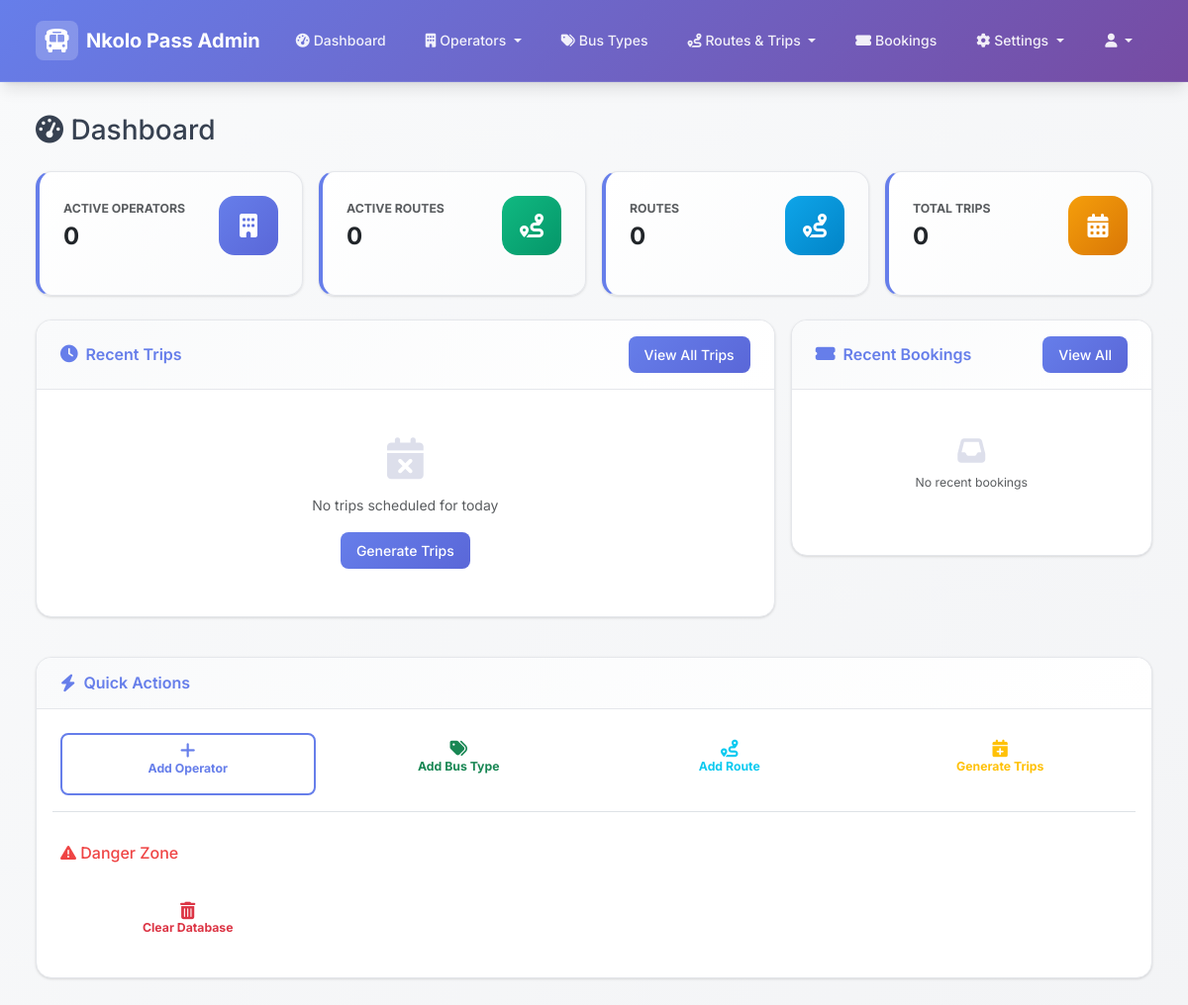
The app's page /admin/dashboard (signed in), older data.
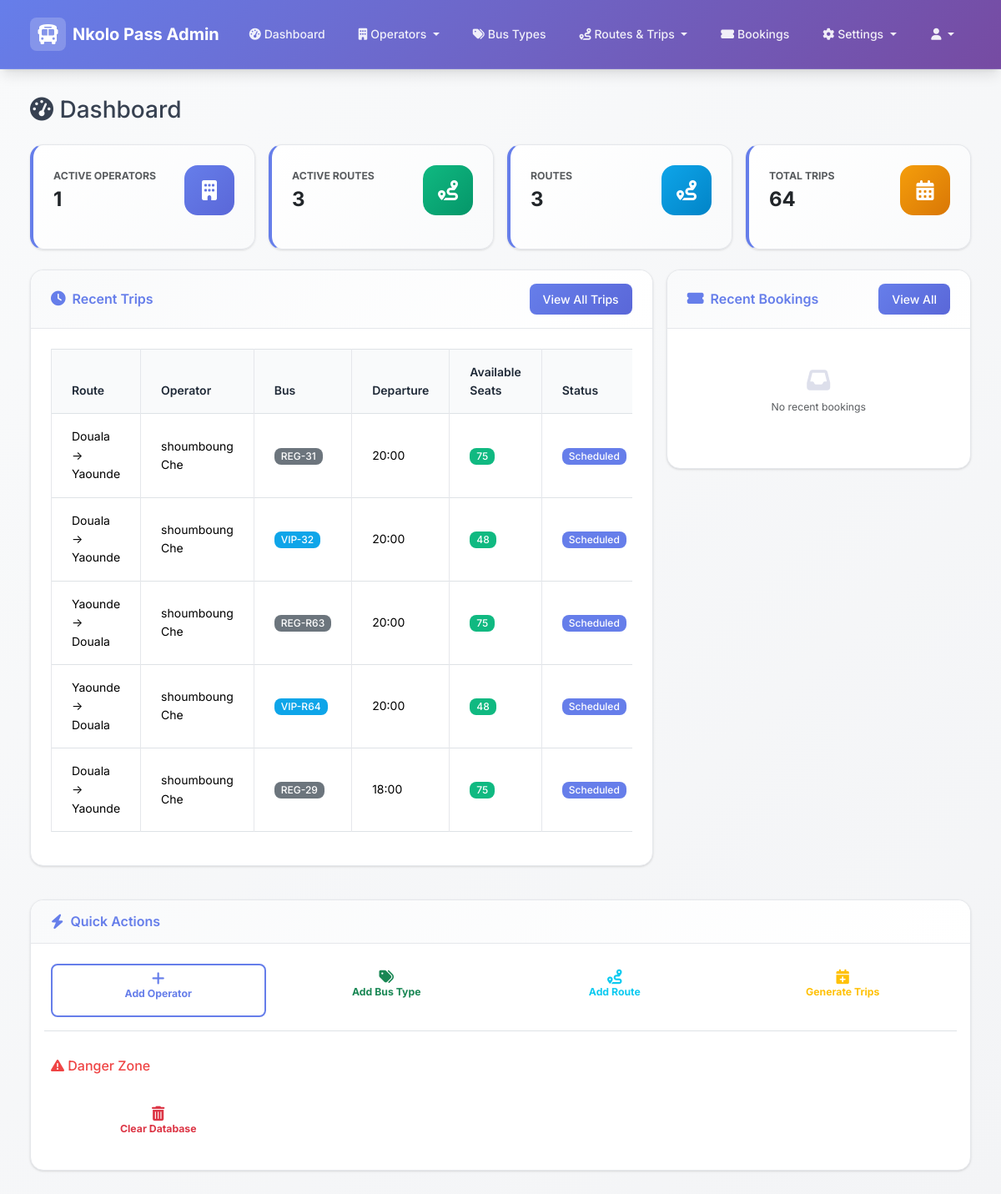
The same page, newer data.
### models.py (models this page shows, shortened)
class Trip(db.Model):
    id = db.Column(db.Integer, primary_key=True)
    departure_time = db.Column(db.DateTime, nullable=False)
    arrival_time = db.Column(db.DateTime, nullable=False)
    seat_price = db.Column(db.Float, nullable=False)  # Price per seat
    available_seats = db.Column(db.Integer, nullable=False)
    status = db.Column(db.String(20), default='scheduled')  # scheduled, departed, arrived, cancelled
    virtual_bus_id = db.Column(db.String(20))
    route_id = db.Column(db.Integer, db.ForeignKey('route.id'), nullable=False)
    operator_id = db.Column(db.Integer, db.ForeignKey('operator.id'), nullable=False)
    bus_type_id = db.Column(db.Integer, db.ForeignKey('bus_type.id'), nullable=False)
    created_at = db.Column(db.DateTime, default=datetime.utcnow)
    bookings = db.relationship('Booking', backref='trip', lazy=True)
    bus_type = db.relationship('BusType', backref='trips')

class Route(db.Model):
    id = db.Column(db.Integer, primary_key=True)
    name = db.Column(db.String(100), nullable=False)
    origin = db.Column(db.String(100), nullable=False)
    destination = db.Column(db.String(100), nullable=False)
    distance_km = db.Column(db.Float)
    estimated_duration = db.Column(db.Integer)  # in minutes
    waypoints = db.Column(db.Text)  # JSON string of intermediate stops
    is_active = db.Column(db.Boolean, default=True)
    created_at = db.Column(db.DateTime, default=datetime.utcnow)
    trips = db.relationship('Trip', backref='route', lazy=True)

class Operator(db.Model):
    id = db.Column(db.Integer, primary_key=True)
    name = db.Column(db.String(100), nullable=False)
    code = db.Column(db.String(10), unique=True, nullable=False)
    contact_person = db.Column(db.String(100))
    phone = db.Column(db.String(20))
    email = db.Column(db.String(100))
    address = db.Column(db.Text)
    logo_url = db.Column(db.String(500))  # URL to logo image
    is_active = db.Column(db.Boolean, default=True)
    created_at = db.Column(db.DateTime, default=datetime.utcnow)
    locations = db.relationship('OperatorLocation', backref='operator', lazy=True)
    trips = db.relationship('Trip', backref='operator', lazy=True)

### admin_routes.py (the view)
@admin_bp.route('/dashboard')
def dashboard():
    if 'admin_id' not in session:
        return redirect(url_for('admin_bp.login'))
    total_bookings = Booking.query.count()
    confirmed_bookings = Booking.query.filter_by(status='confirmed').count()
    pending_bookings = Booking.query.filter_by(status='pending').count()
    total_operators = Operator.query.count()
    total_routes = Route.query.count()
    total_trips = Trip.query.count()
    recent_trips = Trip.query.order_by(Trip.departure_time.desc()).limit(5).all()
    recent_bookings = Booking.query.order_by(Booking.created_at.desc()).limit(5).all()
    stats = {
        'total_bookings': total_bookings,
        'confirmed_bookings': confirmed_bookings,
        'pending_bookings': pending_bookings,
        'total_operators': total_operators,
        'total_routes': total_routes,
        'total_trips': total_trips
    }
    return render_template('admin/dashboard.html',
                         stats=stats,
                         total_operators=total_operators,
                         total_routes=total_routes,
                         total_trips=total_trips,
                         recent_trips=recent_trips,
                         recent_bookings=recent_bookings)

### templates/admin/dashboard.html (shortened to what this page needs)
{% extends "admin/base.html" %}
{% block content %}
<div class="row">
    <div class="col-12">
        <h1 class="h3 mb-4">
            <i class="fas fa-tachometer-alt"></i> Dashboard
        </h1>
    </div>
</div>
<div class="row g-3 mb-4">
    <div class="col-6 col-lg-3">
        <div class="card stats-card primary h-100">
            <div class="card-body">
                <div class="d-flex align-items-center">
                    <div class="flex-grow-1">
                        <div class="small text-uppercase text-muted fw-bold mb-1">
                            Active Operators
                        </div>
                        <div class="h4 mb-0 fw-bold">{{ total_operators }}</div>
                    </div>
                    <div class="stats-icon">
                        <i class="fas fa-building"></i>
                    </div>
                </div>
            </div>
        </div>
    </div>
    <div class="col-6 col-lg-3">
        <div class="card stats-card success h-100">
            <div class="card-body">
                <div class="d-flex align-items-center">
                    <div class="flex-grow-1">
                        <div class="small text-uppercase text-muted fw-bold mb-1">
                            Active Routes
                        </div>
                        <div class="h4 mb-0 fw-bold">{{ total_routes }}</div>
                    </div>
                    <div class="stats-icon">
                        <i class="fas fa-route"></i>
                    </div>
                </div>
            </div>
        </div>
    </div>
    <div class="col-6 col-lg-3">
        <div class="card stats-card info h-100">
            <div class="card-body">
                <div class="d-flex align-items-center">
                    <div class="flex-grow-1">
                        <div class="small text-uppercase text-muted fw-bold mb-1">
                            Routes
                        </div>
                        <div class="h4 mb-0 fw-bold">{{ total_routes }}</div>
                    </div>
                    <div class="stats-icon">
                        <i class="fas fa-route"></i>
                    </div>
                </div>
            </div>
        </div>
    </div>
    <div class="col-6 col-lg-3">
        <div class="card stats-card warning h-100">
            <div class="card-body">
                <div class="d-flex align-items-center">
                    <div class="flex-grow-1">
                        <div class="small text-uppercase text-muted fw-bold mb-1">
                            Total Trips
                        </div>
                        <div class="h4 mb-0 fw-bold">{{ total_trips }}</div>
                    </div>
                    <div class="stats-icon">
                        <i class="fas fa-calendar-alt"></i>
                    </div>
                </div>
            </div>
        </div>
    </div>
</div>
<div class="row g-3">
    <div class="col-lg-8">
        <div class="card">
            <div class="card-header py-3 d-flex flex-row align-items-center justify-content-between">
                <h6 class="m-0 font-weight-bold text-primary">
                    <i class="fas fa-clock"></i> Recent Trips
                </h6>
                <a href="{{ url_for('admin_bp.trips') }}" class="btn btn-sm btn-primary">
                    View All Trips
                </a>
            </div>
            <div class="card-body">
                {% if recent_trips %}
                    <div class="table-responsive">
                        <table class="table table-bordered">
                            <thead>
                                <tr>
                                    <th>Route</th>
                                    <th>Operator</th>
                                    <th>Bus</th>
                                    <th>Departure</th>
                                    <th>Available Seats</th>
                                    <th>Status</th>
                                </tr>
                            </thead>
                            <tbody>
                                {% for trip in recent_trips %}
                                <tr>
                                    <td>{{ trip.route.origin }} → {{ trip.route.destination }}</td>
                                    <td>{{ trip.operator.name }}</td>
                                    <td>
                                        <span class="badge bg-{{ 'info' if trip.bus_type.name == 'VIP' else 'secondary' }}">
                                            {{ trip.virtual_bus_id or (trip.bus_type.name + '-1') }}
                                        </span>
                                    </td>
                                    <td>{{ trip.departure_time.strftime('%H:%M') }}</td>
                                    <td>
                                        <span class="badge bg-{{ 'success' if trip.available_seats > 10 else 'warning' if trip.available_seats > 0 else 'danger' }}">
                                            {{ trip.available_seats }}
                                        </span>
                                    </td>
                                    <td>
                                        <span class="badge bg-{{ 'primary' if trip.status == 'scheduled' else 'success' if trip.status == 'departed' else 'info' }}">
                                            {{ trip.status.title() }}
                                        </span>
                                    </td>
                                </tr>
                                {% endfor %}
                            </tbody>
                        </table>
                    </div>
                {% else %}
                    <div class="text-center py-4">
                        <i class="fas fa-calendar-times fa-3x text-gray-300 mb-3"></i>
                        <p class="text-muted">No trips scheduled for today</p>
                        <a href="{{ url_for('admin_bp.generate_trips') }}" class="btn btn-primary">
                            Generate Trips
                        </a>
                    </div>
                {% endif %}
            </div>
        </div>
    </div>
    <div class="col-lg-4">
        <div class="card">
            <div class="card-header py-3 d-flex flex-row align-items-center justify-content-between">
                <h6 class="m-0 font-weight-bold text-primary">
                    <i class="fas fa-ticket-alt"></i> Recent Bookings
                </h6>
                <a href="{{ url_for('admin_bp.bookings') }}" class="btn btn-sm btn-primary">
                    View All
                </a>
            </div>
            <div class="card-body">
                {% if recent_bookings %}
                    {% for booking in recent_bookings %}
                    <div class="d-flex align-items-center border-bottom py-2">
                        <div class="flex-shrink-0">
                            <span class="badge bg-{{ 'success' if booking.status == 'confirmed' else 'warning' if booking.status == 'pending' else 'info' }}">
                                {{ booking.status.title() }}
                            </span>
                        </div>
                        <div class="flex-grow-1 ms-3">
                            <div class="small fw-bold">{{ booking.booking_reference }}</div>
                            <div class="small text-muted">
                                {{ booking.customer.get_full_name() }}<br>
                                {{ booking.created_at.strftime('%d/%m %H:%M') }}
                            </div>
                        </div>
                        <div class="flex-shrink-0">
                            <span class="fw-bold">{{ "{:,.0f}".format(booking.total_amount) }} XAF</span>
                        </div>
                    </div>
                    {% endfor %}
                {% else %}
                    <div class="text-center py-4">
                        <i class="fas fa-inbox fa-2x text-gray-300 mb-2"></i>
                        <p class="text-muted small">No recent bookings</p>
                    </div>
                {% endif %}
            </div>
        </div>
    </div>
</div>
<div class="row g-3 mt-2">
    <div class="col-12">
        <div class="card">
            <div class="card-header py-3">
                <h6 class="m-0 font-weight-bold text-primary">
                    <i class="fas fa-bolt"></i> Quick Actions
                </h6>
            </div>
            <div class="card-body">
                <div class="row g-3">
                    <div class="col-6 col-md-3">
                        <a href="{{ url_for('admin_bp.add_operator') }}" class="btn btn-outline-primary w-100 py-3 d-flex flex-column align-items-center gap-2">
                            <span class="small fw-bold">Add Operator</span>
                        </a>
                    </div>
                    <div class="col-6 col-md-3">
                        <a href="{{ url_for('admin_bp.add_bus_type') }}" class="btn btn-outline-success w-100 py-3 d-flex flex-column align-items-center gap-2">
                            <span class="small fw-bold">Add Bus Type</span>
                        </a>
                    </div>
                    <div class="col-6 col-md-3">
                        <a href="{{ url_for('admin_bp.add_route') }}" class="btn btn-outline-info w-100 py-3 d-flex flex-column align-items-center gap-2">
                            <span class="small fw-bold">Add Route</span>
                        </a>
                    </div>
                    <div class="col-6 col-md-3">
                        <a href="{{ url_for('admin_bp.generate_trips') }}" class="btn btn-outline-warning w-100 py-3 d-flex flex-column align-items-center gap-2">
                            <span class="small fw-bold">Generate Trips</span>
                        </a>
                    </div>
                </div>
                <div class="row g-3 mt-3 pt-3 border-top">
                    <div class="col-12">
                        <h6 class="text-danger mb-3">
                            <i class="fas fa-exclamation-triangle"></i> Danger Zone
                        </h6>
                    </div>
                    <div class="col-6 col-md-3">
                        <button type="button" class="btn btn-outline-danger w-100 py-3 d-flex flex-column align-items-center gap-2"
                                onclick="showClearDatabaseModal()">
                            <span class="small fw-bold">Clear Database</span>
                        </button>
                    </div>
                </div>
            </div>
        </div>
    </div>
</div>
{% endblock %}

Row changes from the older to the newer data that the page shows:
added Trip: route.origin "Douala", route.destination "Yaounde", operator.name "shoumboung Che", virtual_bus "REG-31", departure_time "20:00", available_seats "75", status "Scheduled"
added Trip: route.origin "Douala", route.destination "Yaounde", operator.name "shoumboung Che", virtual_bus "VIP-32", departure_time "20:00", available_seats "48", status "Scheduled"
added Trip: route.origin "Yaounde", route.destination "Douala", operator.name "shoumboung Che", virtual_bus "REG-R63", departure_time "20:00", available_seats "75", status "Scheduled"
added Trip: route.origin "Yaounde", route.destination "Douala", operator.name "shoumboung Che", virtual_bus "VIP-R64", departure_time "20:00", available_seats "48", status "Scheduled"
added Trip: route.origin "Douala", route.destination "Yaounde", operator.name "shoumboung Che", virtual_bus "REG-29", departure_time "18:00", available_seats "75", status "Scheduled"
Text that changed along with them:
{{ total_operators }}: "0" → "1"
{{ total_routes }}: "0" → "3"
{{ total_trips }}: "0" → "64"
text no longer shown: "No trips scheduled for today Generate Trips"
text now shown: "Route Operator Bus Departure Available Seats Status"
